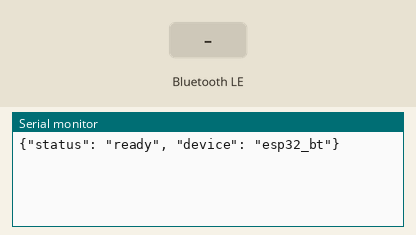
Bench run of a sketch on a simulated ESP32. Shown: the last lines printed to the serial monitor. The test bench sets the inputs (shaded band). Nothing arrives over Bluetooth unless stated; a phone connects over Bluetooth LE 3 s after start.

Above: at 1.2 s.
1.3 s: Bluetooth LE write "1" received
At 2.2 s:
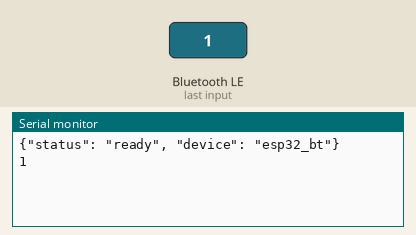
4.3 s: Bluetooth LE write "0" received
At 5.6 s:
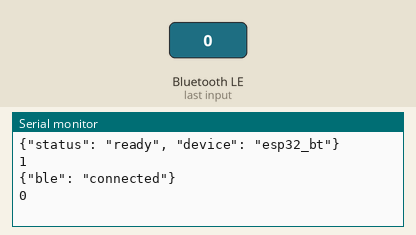

The sketch:

iris_bt_bridge.ino
```cpp
/*
 * IRIS BT Bridge — ESP32 Bluetooth Sketch
 *
 * Bridges Bluetooth Low Energy to Serial for wireless
 * communication between IRIS Core and hardware.
 *
 * Status: Template — Future implementation (v0.5)
 */

#include <BLEDevice.h>
#include <BLEServer.h>
#include <BLEUtils.h>
#include <BLE2902.h>
#include <ArduinoJson.h>

// BLE UUIDs
#define SERVICE_UUID        "4fafc201-1fb5-459e-8fcc-c5c9c331914b"
#define CHARACTERISTIC_UUID "beb5483e-36e1-4688-b7f5-ea07361b26a8"

BLEServer* pServer = NULL;
BLECharacteristic* pCharacteristic = NULL;
bool deviceConnected = false;

class ServerCallbacks : public BLEServerCallbacks {
    void onConnect(BLEServer* pServer) {
        deviceConnected = true;
        Serial.println("{\"ble\": \"connected\"}");
    }

    void onDisconnect(BLEServer* pServer) {
        deviceConnected = false;
        Serial.println("{\"ble\": \"disconnected\"}");
        pServer->startAdvertising();
    }
};

class CharCallbacks : public BLECharacteristicCallbacks {
    void onWrite(BLECharacteristic* pCharacteristic) {
        String value = pCharacteristic->getValue().c_str();
        if (value.length() > 0) {
            Serial.println(value);
        }
    }
};

void setup() {
    Serial.begin(115200);

    BLEDevice::init("IRIS-Hardware");
    pServer = BLEDevice::createServer();
    pServer->setCallbacks(new ServerCallbacks());

    BLEService* pService = pServer->createService(SERVICE_UUID);

    pCharacteristic = pService->createCharacteristic(
        CHARACTERISTIC_UUID,
        BLECharacteristic::PROPERTY_READ |
        BLECharacteristic::PROPERTY_WRITE |
        BLECharacteristic::PROPERTY_NOTIFY
    );

    pCharacteristic->addDescriptor(new BLE2902());
    pCharacteristic->setCallbacks(new CharCallbacks());

    pService->start();

    BLEAdvertising* pAdvertising = BLEDevice::getAdvertising();
    pAdvertising->addServiceUUID(SERVICE_UUID);
    pAdvertising->start();

    Serial.println("{\"status\": \"ready\", \"device\": \"esp32_bt\"}");
}

void loop() {
    // Forward serial data to BLE
    if (Serial.available() && deviceConnected) {
        String data = Serial.readStringUntil('\n');
        pCharacteristic->setValue(data.c_str());
        pCharacteristic->notify();
    }

    delay(10);
}
```

Measured:
- after the input at 1.3 s, the serial monitor: prints a new line after 0.05 s (image 1)
- after the input at 4.3 s, the serial monitor: prints a new line after 0.05 s (image 2)
